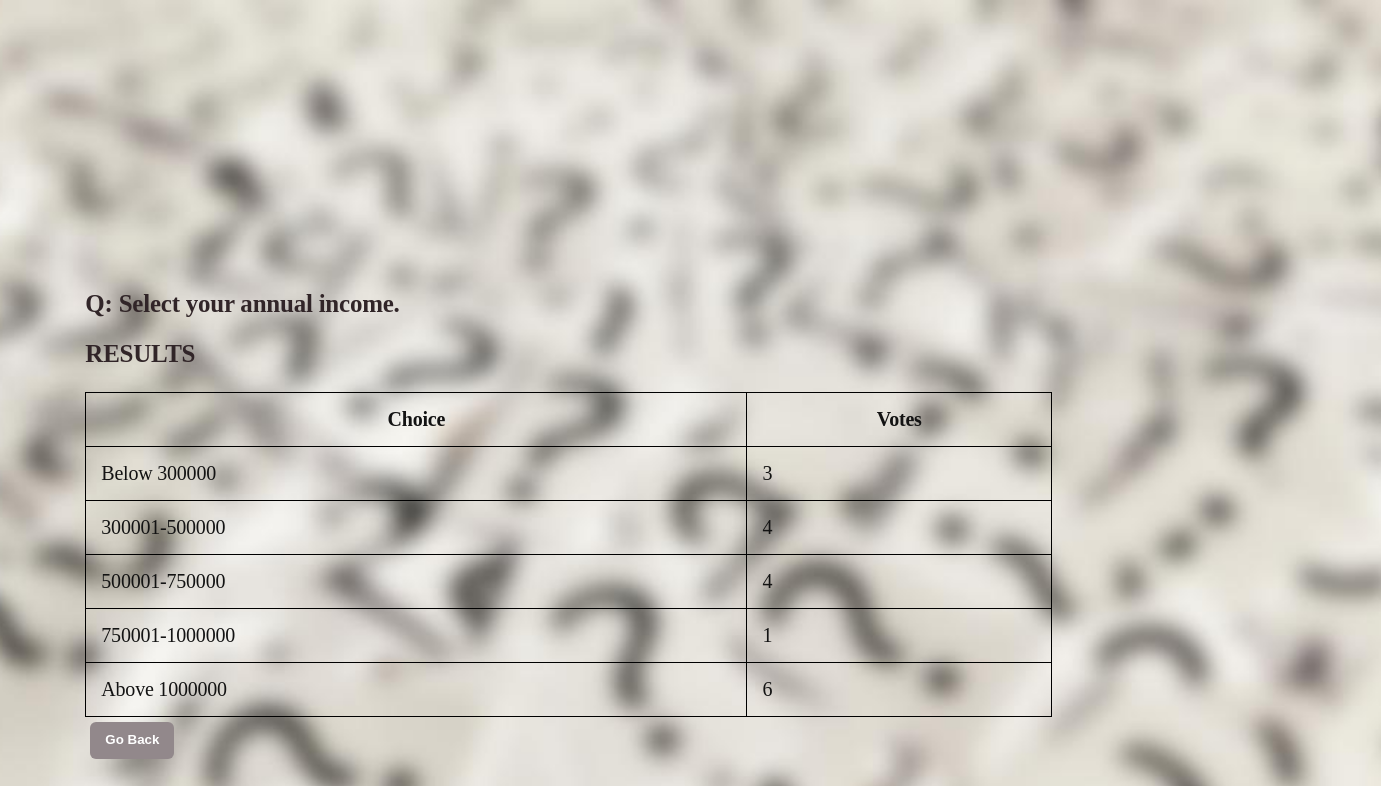
Screenshot of /polls/5/results/ with the database file from the repository.
### polls/models.py (models this page shows)
class Question(models.Model):
	def __str__(self):
            return self.question_text
	question_text = models.CharField(max_length=200)
        pub_date = models.DateTimeField('date published')
	def was_published_recently(self):
            return self.pub_date >= timezone.now() - datetime.timedelta(days=1)

class Choice(models.Model):
	def __str__(self):
		return self.choice_text
        question = models.ForeignKey(Question, on_delete=models.CASCADE)
        choice_text = models.CharField(max_length=200)
        votes = models.IntegerField(default=0)

### polls/views.py (the view)
# urls.py: url(r'^(?P<pk>[0-9]+)/results/$', views.ResultsView.as_view(), name='results'),
class ResultsView(generic.DetailView):
	model = Question
	template_name = 'polls/results.html'

### polls/templates/polls/results.html (shortened to what this page needs)
<link rel="stylesheet" href="/static/assets/css/main.css" />
<h3>
Q: {{ question.question_text }}
RESULTS
</h3>
<table style="width:70%">
<tr>
<th> Choice </th>
<th> Votes </th>
</tr>
{% for choice in question.choice_set.all %}
	<tr>
	<td>{{ choice.choice_text }} </td>
	<td>{{ choice.votes }} </td>
	</tr>
{% endfor %}
</table>
<form action="{% url 'polls:index'%}" method="get">
<input type="submit" value="Go Back" />
</form>

### static/assets/css/main.css (style rules this page uses)
html, body, div, h1, h2, h3, h4, h5, h6, p, a, img, center, dl, dt, dd, ol, ul, li, form, label, table, caption, tbody, tfoot, thead, tr, th, td { margin: 0; border: 0; vertical-align: baseline; }
table, th, td { border: 1px solid black; border-collapse: collapse; font-size: 15pt; }
th, td { padding: 15px; }
h3, h4, h5, h6 { color: #312528; font-family: "Lucida Console"; font-weight: 700; text-align: left; line-height: 1em; margin: 0 0 1em 0; }
input[type="submit"], input[type="reset"], input[type="button"], button, .button { -webkit-appearance: none; -ms-appearance: none; background-color: #92888b; border-radius: 6px; margin: 5px; border: 0; color: #ffffff !important; cursor: pointer; display: inline-block; font-weight: 700; height: 2.75em; line-height: 2.75em; padding: 0 1.125em; text-align: center; text-decoration: none; white-space: nowrap; }

### rows the page displays
Question: question_text "Select your annual income."
Choice: choice_text "Below 300000", votes "3"
Choice: choice_text "300001-500000", votes "4"
Choice: choice_text "500001-750000", votes "4"
Choice: choice_text "750001-1000000", votes "1"
Choice: choice_text "Above 1000000", votes "6"
